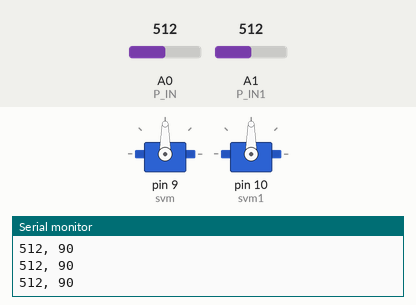
Bench run of a sketch on a simulated Arduino Uno, built with avr-gcc and run on an emulated ATmega328P. On the bench: 2 × servo, the last lines printed to the serial monitor. The test bench sets the inputs (shaded band); at power-on: A1 (P_IN1) = 512, A0 (P_IN) = 512.

Above: at 1.2 s.
1.3 s: A1 (P_IN1) set to 553
At 1.6 s:
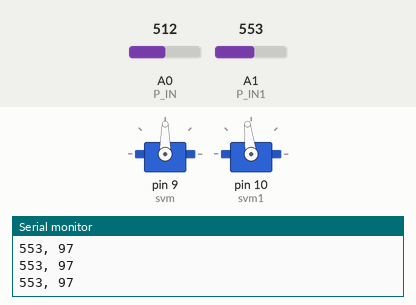
2.8 s: A1 (P_IN1) set to 586
At 3.9 s:
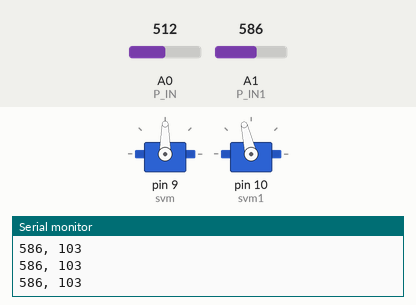
4.3 s: A0 (P_IN) set to 716
At 5.1 s:
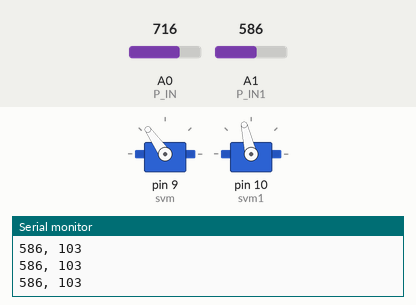
5.8 s: A0 (P_IN) set to 900
At 6.3 s:
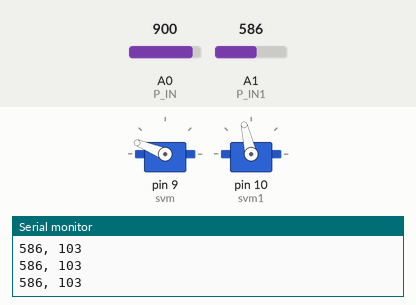
7.3 s: A1 (P_IN1) set to 107
At 8.5 s:
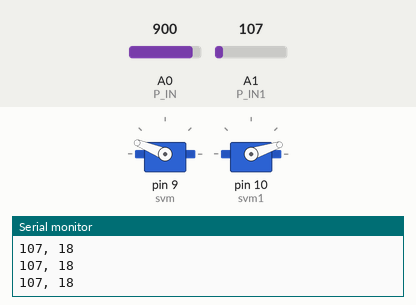
8.8 s: A1 (P_IN1) set to 91
At 9.8 s:
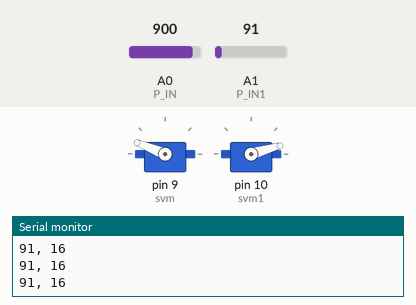
Timing chart, 0 to 11.8 s (numbered marks = the images above; inputs shaded):
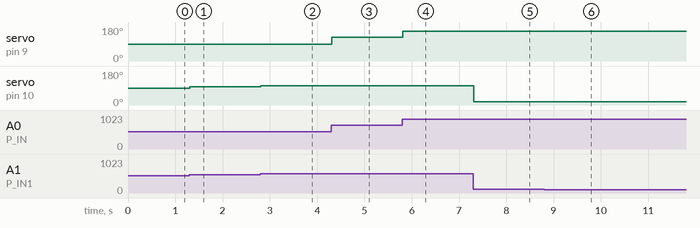

The sketch:

servo.ino
```cpp
#include <Servo.h>

Servo svm;
Servo svm1;
#define P_IN A0
#define P_IN1 A1
int val;
int val1;

void setup() {
  // put your setup code here, to run once:
  svm.attach(9);
  svm1.attach(10);
  Serial.begin(9600);
}

void loop() {
  // put your main code here, to run repeatedly:
  val = analogRead(P_IN);
  val1 = analogRead(P_IN1);
  Serial.print(val1);
  Serial.print(", ");
  val = map(val, 0, 1023, 0, 180);
  val1 = map(val1,0,1023,0 ,180);
  Serial.println(val1);
  svm.write(val);
  svm1.write(val1);
  delay(15);
}
```

Measured:
- after the input at 1.3 s, servo on pin 10 (svm1): 90° → 97° at once
- after the input at 2.8 s, servo on pin 10 (svm1): 97° → 103° at once
- after the input at 4.3 s, servo on pin 9 (svm): 90° → 125° at once
- after the input at 5.8 s, servo on pin 9 (svm): 125° → 158° at once
- after the input at 7.3 s, servo on pin 10 (svm1): 103° → 18° at once
- after the input at 8.8 s, servo on pin 10 (svm1): 18° → 16° at once
